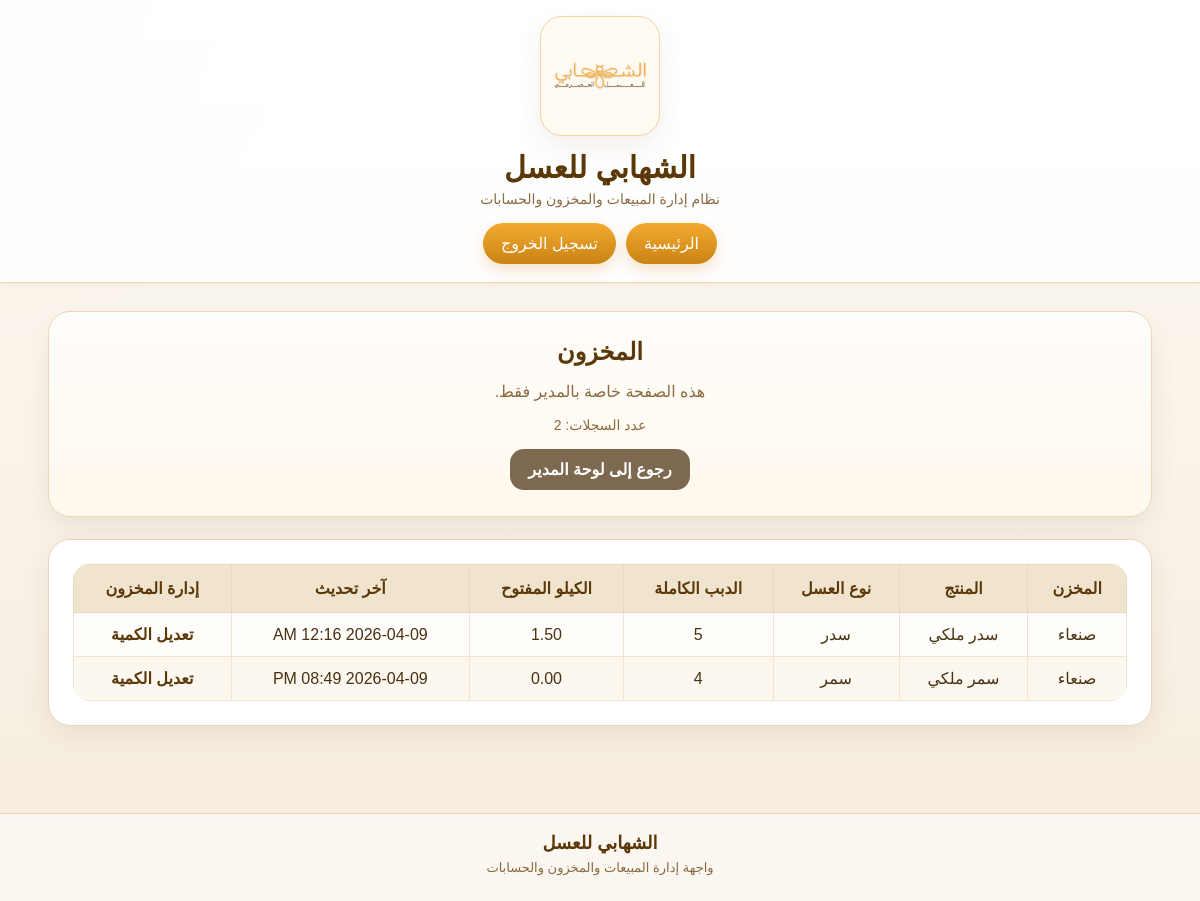
/accounts/manager-inventory/ (signed in), run on an earlier commit of the app's database.
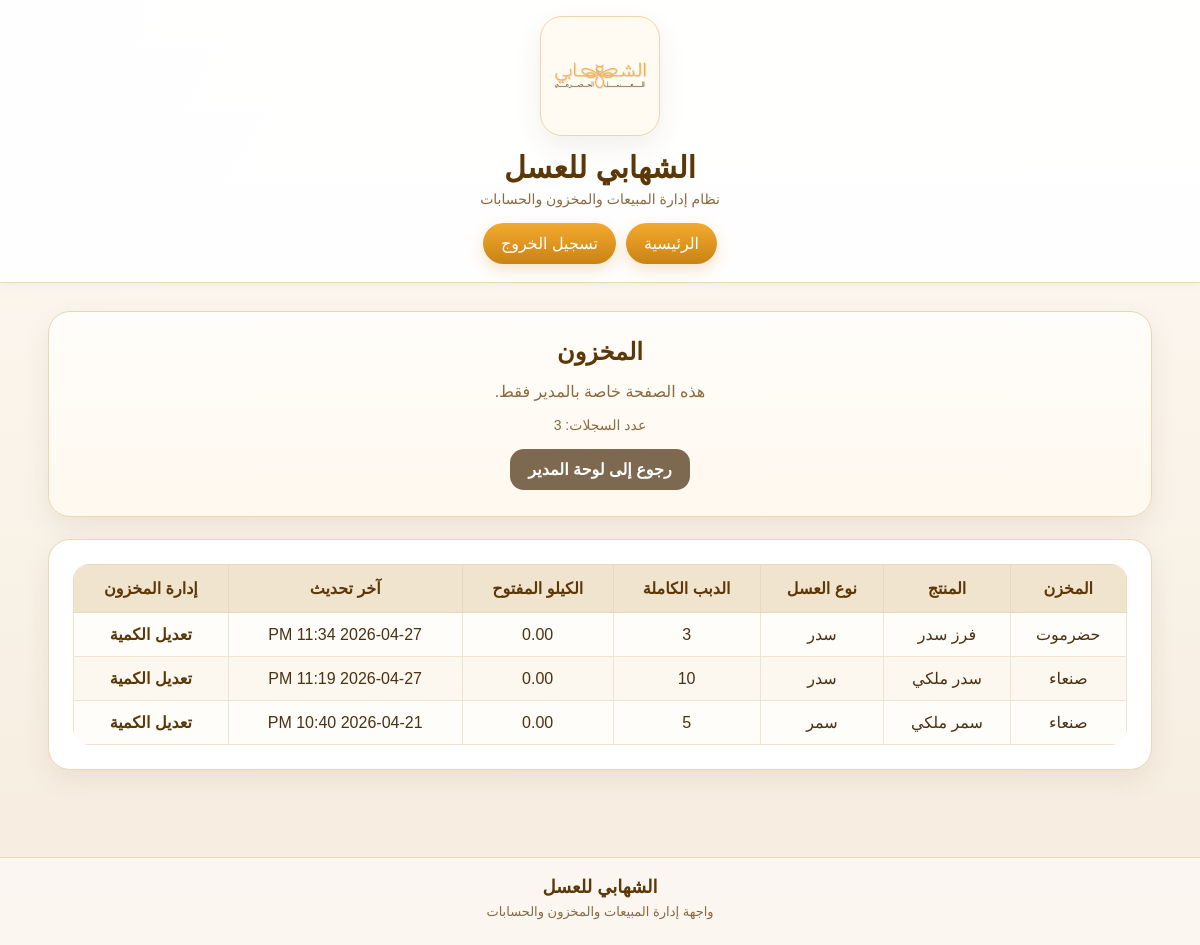
And on a later commit of the database.
### inventory/models.py (models this page shows, shortened)
class Inventory(models.Model):
    product = models.ForeignKey(
        Product,
        on_delete=models.CASCADE,
        verbose_name='المنتج'
    )
    full_dabba_count = models.PositiveIntegerField(default=0, verbose_name='عدد الدبب الكاملة')
    open_kg = models.DecimalField(max_digits=6, decimal_places=2, default=0, verbose_name='الكيلو المفتوح')
    updated_at = models.DateTimeField(auto_now=True, verbose_name='آخر تحديث')
    class Meta:
        verbose_name = 'مخزون'
        verbose_name_plural = 'المخزون'

### products/models.py (models this page shows, shortened)
class Product(models.Model):
    warehouse = models.ForeignKey(
        Warehouse,
        on_delete=models.CASCADE,
        verbose_name='المخزن'
    )
    name = models.CharField(max_length=150, verbose_name='اسم المنتج')
    honey_type = models.CharField(max_length=150, blank=True, null=True, verbose_name='نوع العسل')
    purchase_price_per_kg = models.DecimalField(
    max_digits=10,
    decimal_places=2,
    default=0,
    verbose_name='سعر الشراء للكيلو'
)
    default_sale_price_per_dabba = models.DecimalField(
        max_digits=10,
        decimal_places=2,
        default=0,
        verbose_name='سعر البيع الافتراضي للدبة'
    )
    default_sale_price_per_kg = models.DecimalField(
        max_digits=10,
        decimal_places=2,
        default=0,
        verbose_name='سعر البيع الافتراضي للكيلو'
    )
    is_active = models.BooleanField(default=True, verbose_name='نشط')
    created_at = models.DateTimeField(auto_now_add=True, verbose_name='تاريخ الإنشاء')
    class Meta:
        verbose_name = 'منتج'
        verbose_name_plural = 'المنتجات'

### warehouses/models.py (models this page shows, shortened)
class Warehouse(models.Model):
    name = models.CharField(max_length=100, verbose_name='اسم المخزن')
    city = models.CharField(max_length=100, verbose_name='المدينة')
    is_active = models.BooleanField(default=True, verbose_name='نشط')
    created_at = models.DateTimeField(auto_now_add=True, verbose_name='تاريخ الإنشاء')
    class Meta:
        verbose_name = 'مخزن'
        verbose_name_plural = 'المخازن'

### accounts/views.py (the view)
# urls.py: path('manager-inventory/', manager_inventory_list, name='manager-inventory-list'),
@login_required
def manager_inventory_list(request):
    profile = WorkerProfile.objects.filter(user=request.user).select_related('warehouse').first()
    if not profile or profile.role != 'manager':
        return redirect('dashboard')
    for product in Product.objects.all():
        Inventory.objects.get_or_create(product=product)
    inventory_items = Inventory.objects.select_related(
        'product',
        'product__warehouse',
    ).order_by('product__warehouse__name', 'product__name')
    return render(request, 'accounts/manager_inventory_list.html', {
        'profile': profile,
        'inventory_items': inventory_items,
    })

### templates/accounts/manager_inventory_list.html (shortened to what this page needs)
{% extends 'base.html' %}
{% block content %}
<div class="hero-card">
    <h2>المخزون</h2>
    <p class="muted">هذه الصفحة خاصة بالمدير فقط.</p>
    <div class="page-meta">عدد السجلات: {{ inventory_items|length }}</div>
    <div class="actions">
        <a href="{% url 'manager-dashboard' %}" class="btn btn-secondary">رجوع إلى لوحة المدير</a>
    </div>
</div>
<div class="panel-card">
    {% if inventory_items %}
        <div style="overflow-x:auto;">
            <table class="custom-table">
                <thead>
                    <tr>
                        <th>المخزن</th>
                        <th>المنتج</th>
                        <th>نوع العسل</th>
                        <th>الدبب الكاملة</th>
                        <th>الكيلو المفتوح</th>
                        <th>آخر تحديث</th>
                        <th>إدارة المخزون</th>
                    </tr>
                </thead>
                <tbody>
                    {% for item in inventory_items %}
                    <tr>
                        <td>{{ item.product.warehouse.name }}</td>
                        <td>{{ item.product.name }}</td>
                        <td>{{ item.product.honey_type|default:"-" }}</td>
                        <td>{{ item.full_dabba_count }}</td>
                        <td>{{ item.open_kg }}</td>
                        <td>{{ item.updated_at|date:"Y-m-d h:i A" }}</td>
                        <td>
                            <a href="{% url 'manager-inventory-adjust' item.pk %}">تعديل الكمية</a>
                        </td>
                    </tr>
                    {% endfor %}
                </tbody>
            </table>
        </div>
    {% else %}
        <p class="muted">لا توجد بيانات مخزون حتى الآن.</p>
    {% endif %}
</div>
{% endblock %}

What changed in the data, as far as the page shows it:
added Inventory: product.warehouse.name "حضرموت", product.name "فرز سدر", product.honey_type "سدر", full_dabba_count "3", open_kg "0.00", updated_at "2026-04-27 11:34 PM"
changed Inventory "سدر ملكي": full_dabba_count "5" → "10"; open_kg "1.50" → "0.00"; updated_at "2026-04-09 12:16 AM" → "2026-04-27 11:19 PM"
changed Inventory "سمر ملكي": full_dabba_count "4" → "5"; updated_at "2026-04-09 08:49 PM" → "2026-04-21 10:40 PM"
Also different on the page:
{{ inventory_items|length }}: "2" → "3"
